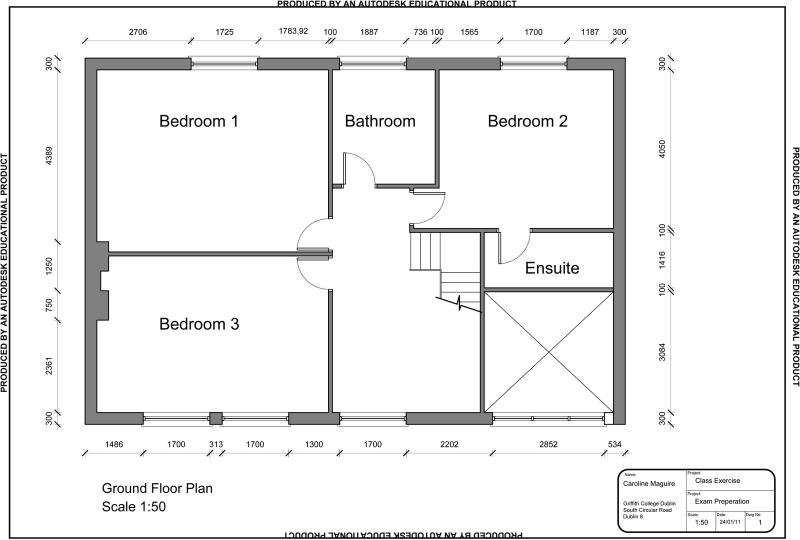
#> input picture floor_plans/ground_floor_plan_2/source_drawing.jpg, 1600 x 1079 px, found by its file name (shown at 1/2 size)
$ python dimension_sheet.py
#> lines starting #> are read from the running program, lines starting #| are printed output that depends on the picture; after the words box and inside, x2 and y2 are one past the last pixel; in counts of white or black regions, pixels touching at a corner belong together
"""Ground Floor Plan (Griffith College Dublin class exercise, scale 1:50) -> GeoPackage.

Source: source_drawing.jpg (1600 x 1079 px, orthographic CAD export, no skew).
Method: PROMPT_floor_plan_to_cad_gis.md (Phases 0-9).

Units: metres, origin = outer south-west corner of the building, Y up, no CRS.
Calibration: stroke-centre pixel positions of the labelled outer faces
  x: px 170 -> 0.000 m, px 1250 -> 13.790 m   => 78.32 px/m
  y: py 848 -> 0.000 m, py 116  -> 9.350 m    => 78.30 px/m
Every value below is tagged  L = from a dimension label,  P = measured in pixels.

Run:  python build_geopackage.py   (writes ground_floor_plan.gpkg + previews)
"""
import math
import sqlite3
import warnings
from pathlib import Path

import geopandas as gpd
import numpy as np
from PIL import Image
from shapely.geometry import LineString, Point, Polygon, box
from shapely.ops import unary_union

HERE = Path(__file__).parent
SRC = HERE / "source_drawing.jpg"
GPKG = HERE / "ground_floor_plan.gpkg"
warnings.filterwarnings("ignore", message=".*crs.*")

SX, X0 = 78.32, 170.0
SY, Y0 = 78.30, 848.0


def m(px, py):
    """pixel -> metres"""
    return ((px - X0) / SX, (Y0 - py) / SY)


def mx(px):
    return (px - X0) / SX


def my(py):
    return (Y0 - py) / SY


def rect(x0, y0, x1, y1):
    return [(x0, y0), (x1, y0), (x1, y1), (x0, y1)]


# --------------------------------------------------------------------------- #
# Key coordinates (metres)
# --------------------------------------------------------------------------- #
W, H = 13.790, 9.350            # L  overall: top string sum 13789.92, left/right strings 9350
T = 0.300                       # L  external wall thickness (300 on every string)
XI0, XI1, YI0, YI1 = T, 13.490, T, 9.050   # L  inner faces of external walls
P1 = (6.215, 6.315)             # L  wall B1/B3 | hall   (2706+1725+1783.92 ; +100)
P_BATH_E = (8.938, 9.038)       # L  wall bathroom | bedroom 2 (… +736 ; +100)
P_B13 = (4.30, 4.40)            # P  partition bedroom 1 | bedroom 3 (py 504..511, 100 thick per internal walls)
P_BATH_S = (6.04, 6.135)        # P  bathroom south wall (py 368..375)
P_B2_W = (8.31, 8.39)           # P  short wall with bedroom-2 door (px 821..827)
P_B2_S = (4.90, 5.00)           # L  right string 4050 / 100
P_W3 = (10.10, 10.20)           # P  wall stair | ensuite/void (px 961..967)
P_ENS_S = (3.384, 3.484)        # L  right string 1416 / 100 / 3084

# chimney breast on west wall
CB_TOP, CB_MID, CB_STEP, CB_BOT = 4.661, 3.902, 3.411, 2.661   # L,P,L,L  (4389/1250/750/2361)
CB_FACE, CB_RECESS = 0.594, 0.402                              # P  (px 216.5 / 201.5)

# --------------------------------------------------------------------------- #
# Spaces (inside faces)
# --------------------------------------------------------------------------- #
ROOMS = {
    "Bedroom 1": ("Bedroom", [(CB_FACE, P_B13[1]), (P1[0], P_B13[1]), (P1[0], YI1), (XI0, YI1),
                              (XI0, CB_TOP), (CB_FACE, CB_TOP)]),
    "Bedroom 3": ("Bedroom", [(XI0, YI0), (P1[0], YI0), (P1[0], P_B13[0]), (CB_FACE, P_B13[0]),
                              (CB_FACE, CB_MID), (CB_RECESS, CB_MID), (CB_RECESS, CB_STEP),
                              (CB_FACE, CB_STEP), (CB_FACE, CB_BOT), (XI0, CB_BOT)]),
    "Bathroom": ("Bathroom", rect(P1[1], P_BATH_S[1], P_BATH_E[0], YI1)),
    "Bedroom 2": ("Bedroom", [(P_B2_W[1], P_B2_S[1]), (XI1, P_B2_S[1]), (XI1, YI1), (P_BATH_E[1], YI1),
                              (P_BATH_E[1], P_BATH_S[0]), (P_B2_W[1], P_BATH_S[0])]),
    "Ensuite": ("Ensuite", rect(P_W3[1], P_ENS_S[1], XI1, P_B2_S[0])),
    # unlabelled spaces: named by what is drawn, not by assumed use
    "Hall / landing (unlabelled)": ("Circulation", [(P1[1], YI0), (P_W3[0], YI0), (P_W3[0], P_B2_S[0]),
                                                    (P_B2_W[0], P_B2_S[0]), (P_B2_W[0], P_BATH_S[0]),
                                                    (P1[1], P_BATH_S[0])]),
    "Cross-marked area (unlabelled)": ("Unlabelled (cross-marked)", rect(P_W3[1], YI0, XI1, P_ENS_S[0])),
}
LABELLED = {"Bedroom 1", "Bedroom 2", "Bedroom 3", "Bathroom", "Ensuite"}

CHIMNEY = Polygon([(XI0, CB_TOP), (CB_FACE, CB_TOP), (CB_FACE, CB_MID), (CB_RECESS, CB_MID),
                   (CB_RECESS, CB_STEP), (CB_FACE, CB_STEP), (CB_FACE, CB_BOT), (XI0, CB_BOT)])

# SE corner: unfilled square in the external wall (534 = square + 300 wall)
POST = box(13.253, 0.0, XI1, T)   # L (13253) + P (px 1208..1227, py 825..848)

# --------------------------------------------------------------------------- #
# Doors: (id, room, hinge, closed_end, swing +1 CCW / -1 CW)  - all P (arcs traced)
# --------------------------------------------------------------------------- #
DOORS = [
    ("D1", "Bedroom 1", (P1[0], 4.45), (P1[0], 5.25), +1),                 # leaf along partition, swings into B1
    ("D2", "Bedroom 3", (P1[0], 4.25), (P1[0], 3.45), -1),                 # mirror of D1, swings into B3
    ("D3", "Bathroom", (6.60, P_BATH_S[0]), (7.41, P_BATH_S[0]), +1),      # leaf up into bathroom
    ("D4", "Bedroom 2", (P_B2_W[1], 5.90), (P_B2_W[1], 5.10), +1),         # leaf east into B2 alcove
    ("D5", "Ensuite", (10.60, P_B2_S[0]), (11.39, P_B2_S[0]), -1),         # leaf down into ensuite
]

# --------------------------------------------------------------------------- #
# Windows: (id, wall, x0, x1, source)  top wall y 9.05..9.35, bottom wall y 0..0.30
# --------------------------------------------------------------------------- #
WINDOWS = [
    ("W1", "N", 2.706, 4.431, "L"),
    ("W2", "N", 6.52, 8.202, "P start (unlabelled) + L end"),
    ("W3", "N", 10.603, 12.303, "L"),
    ("W4", "S", 1.486, 3.186, "L"),
    ("W5", "S", 3.499, 5.199, "L"),
    ("W6", "S", 6.499, 8.199, "L"),
    ("W7", "S", 10.401, 13.253, "L"),
]
SILLS = {"W1": (mx(377), mx(519)), "W2": (mx(674), mx(816)), "W3": (mx(995), mx(1137)),
         "W4": (mx(282), mx(424)), "W5": (mx(440), mx(581)), "W6": (mx(675), mx(816)),
         "W7": (mx(981), mx(1212))}                                        # P rows 112 / 852
GLAZING_Y = {"N": (my(124), my(127)), "S": (my(833), my(836))}            # P
SILL_Y = {"N": my(112), "S": my(852)}                                     # P
MULLIONS = [(mx(1063), mx(1066)), (mx(1136), mx(1139))]                   # P  in W7

# --------------------------------------------------------------------------- #
# Stairs (P, traced from px)
# --------------------------------------------------------------------------- #
STAIR_LINES = [
    ("outline", [m(820, 465), m(820, 539.5), m(881, 539.5), m(881, 595)]),
    *[("tread", [m(x, 465), m(x, 538)]) for x in (841.7, 860.7, 880)],
    *[("tread", [m(882, y), m(960, y)]) for y in (545, 565, 584)],
    ("tread", [m(923, 604), m(960, 604)]),
    ("break line", [m(871.7, 594), m(916.7, 606.7), m(918.3, 591.7), m(921.7, 618.3), m(963.3, 624)]),
]
VOID_CROSS = [[(P_W3[1], P_ENS_S[0]), (XI1, YI0)], [(P_W3[1], YI0), (XI1, P_ENS_S[0])]]

# --------------------------------------------------------------------------- #
# Dimension strings (all L, cumulative from the labels); line offsets P
# --------------------------------------------------------------------------- #
DIMS = {
    "top": (my(81), "x", ["2706", "1725", "1783,92", "100", "1887", "736", "100", "1565", "1700", "1187", "300"]),
    "bottom": (my(906), "x", ["1486", "1700", "313", "1700", "1300", "1700", "2202", "2852", "534"]),
    "left": (mx(114.5), "y-down", ["300", "4389", "1250", "750", "2361", "300"]),
    "right": (mx(1341), "y-down", ["300", "4050", "100", "1416", "100", "3084", "300"]),
}

# --------------------------------------------------------------------------- #
# Text: (text, kind, approx px box, rotation)  - anchor/height measured from pixels
# --------------------------------------------------------------------------- #
TEXTS = [
    ("Bedroom 1", "room_label", (310, 225, 480, 262), 0), ("Bathroom", "room_label", (685, 225, 835, 262), 0),
    ("Bedroom 2", "room_label", (970, 225, 1140, 262), 0), ("Ensuite", "room_label", (1045, 520, 1165, 556), 0),
    ("Bedroom 3", "room_label", (310, 630, 480, 668), 0),
    ("Ground Floor Plan", "title", (200, 960, 430, 995), 0), ("Scale 1:50", "title", (200, 997, 335, 1032), 0),
    ("PRODUCED BY AN AUTODESK EDUCATIONAL PRODUCT", "watermark", (540, 0, 1045, 15), 0),
    ("PRODUCED BY AN AUTODESK EDUCATIONAL PRODUCT", "watermark", (550, 1062, 1055, 1079), 180),
    ("PRODUCED BY AN AUTODESK EDUCATIONAL PRODUCT", "watermark", (0, 300, 16, 800), 90),
    ("PRODUCED BY AN AUTODESK EDUCATIONAL PRODUCT", "watermark", (1582, 280, 1600, 790), 270),
    ("Name:", "title_block", (1246, 944, 1278, 954), 0), ("Caroline Maguire", "title_block", (1243, 957, 1355, 976), 0),
    ("Griffith College Dublin", "title_block", (1243, 999, 1360, 1012), 0),
    ("South Circular Road", "title_block", (1243, 1012, 1350, 1025), 0),
    ("Dublin 8", "title_block", (1243, 1025, 1295, 1038), 0),
    ("Project:", "title_block", (1376, 941, 1408, 951), 0), ("Class Exercise", "title_block", (1385, 952, 1485, 970), 0),
    ("Project:", "title_block", (1376, 983, 1408, 993), 0), ("Exam Preperation", "title_block", (1385, 994, 1505, 1012), 0),
    ("Scale:", "title_block", (1376, 1025, 1402, 1034), 0), ("1:50", "title_block", (1385, 1035, 1422, 1054), 0),
    ("Date:", "title_block", (1434, 1025, 1460, 1034), 0), ("24/01/11", "title_block", (1435, 1035, 1490, 1052), 0),
    ("Dwg No:", "title_block", (1492, 1025, 1528, 1034), 0), ("1", "title_block", (1510, 1035, 1528, 1054), 0),
]
DIM_TEXT_BOX = {   # approx px boxes of each dimension label, same order as DIMS
    "top": [(255, 52, 300, 73), (428, 52, 472, 73), (553, 50, 622, 72), (645, 52, 678, 73), (718, 52, 762, 73),
            (824, 52, 858, 73), (860, 52, 890, 73), (918, 52, 962, 73), (1046, 52, 1090, 73), (1160, 52, 1204, 73),
            (1222, 52, 1258, 73)],
    "bottom": [(205, 878, 250, 898), (330, 878, 375, 898), (415, 878, 450, 898), (490, 878, 535, 898),
               (606, 878, 652, 898), (725, 878, 770, 898), (878, 878, 922, 898), (1075, 878, 1120, 898),
               (1198, 878, 1234, 898)],
    "left": [(88, 112, 106, 146), (88, 300, 106, 348), (88, 522, 106, 572), (88, 592, 106, 628),
             (88, 742, 106, 792), (88, 818, 106, 854)],
    "right": [(1315, 110, 1334, 146), (1315, 272, 1334, 322), (1315, 442, 1334, 478), (1315, 498, 1334, 548),
              (1315, 560, 1334, 598), (1315, 678, 1334, 728), (1315, 818, 1334, 854)],
}

# Sheet frame and title block (P)
SHEET_LINES = [
    ("sheet border", [m(18.5, 13), m(1587.5, 13), m(1587.5, 1075.5), m(18.5, 1075.5), m(18.5, 13)]),
    ("title block divider", [m(1373, 938.5), m(1373, 1063.5)]),
    ("title block divider", [m(1373, 980.5), m(1549.5, 980.5)]),
    ("title block divider", [m(1373, 1022), m(1549.5, 1022)]),
    ("title block divider", [m(1431.5, 1022), m(1431.5, 1063.5)]),
    ("title block divider", [m(1490, 1022), m(1490, 1063.5)]),
]
TITLE_BLOCK_OUTLINE = box(*m(1235.5, 1063.5), *m(1549.5, 938.5))


# --------------------------------------------------------------------------- #
# Geometry helpers
# --------------------------------------------------------------------------- #
def door_band(h, e, depth=0.2):
    return LineString([h, e]).buffer(depth, cap_style="flat")


def window_poly(wall, x0, x1):
    return box(x0, YI1, x1, H) if wall == "N" else box(x0, 0.0, x1, YI0)


def text_anchor(img, bx, rot):
    x0, y0, x1, y1 = bx
    sub = img[y0:y1, x0:x1] < 120
    ys, xs = np.where(sub)
    if len(xs) == 0:
        raise ValueError(f"no text pixels in box {bx}")
    cx, cy = x0 + (xs.min() + xs.max()) / 2, y0 + (ys.min() + ys.max()) / 2
    size_px = (ys.max() - ys.min() + 1) if rot in (0, 180) else (xs.max() - xs.min() + 1)
    return m(cx, cy), size_px / SY


def owner_of(pt, polys):
    p = Point(pt)
    inside = [r for r, g in polys.items() if g.contains(p)]
    if inside:
        return min(inside, key=lambda r: polys[r].area)
    return ""


def lines(g):
    if g.is_empty:
        return []
    if g.geom_type in ("LineString", "LinearRing"):
        return [LineString(g.coords)]
    return [x for x in g.geoms if x.geom_type == "LineString"]


def polys(g):
    return [g] if g.geom_type == "Polygon" else list(g.geoms)


# --------------------------------------------------------------------------- #
# Build
# --------------------------------------------------------------------------- #
def build():
    img = np.asarray(Image.open(SRC).convert("L")).astype(int)
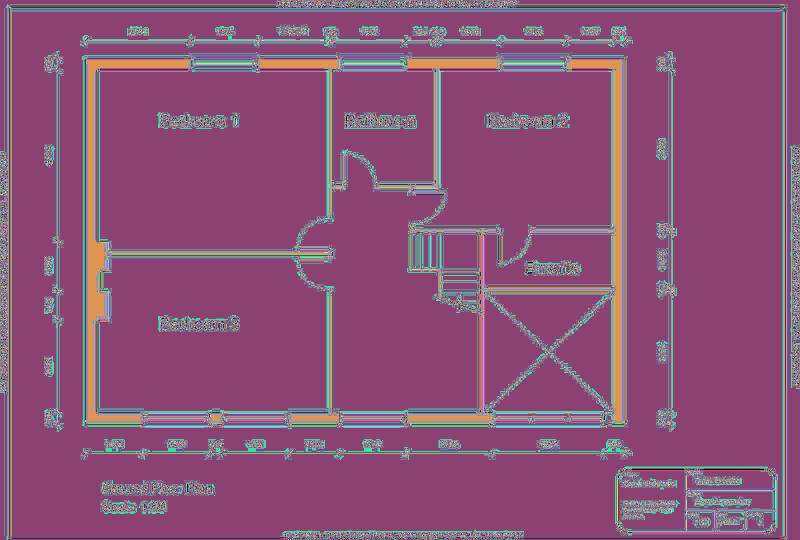
#> img: shape (1079, 1600) int64 (shown at 1/2 size); 256 distinct labels, from 0 to 255; one colour per label, 0 black
    room_geo = {r: Polygon(p) for r, (_, p) in ROOMS.items()}
    door_cuts = unary_union([door_band(h, e) for _, _, h, e, _ in DOORS])
    win_polys = {wid: window_poly(w, a, b) for wid, w, a, b, _ in WINDOWS}
    openings = unary_union([door_cuts, *win_polys.values(), POST])

    footprint = box(0, 0, W, H)
    poche = footprint.difference(unary_union(list(room_geo.values()))).difference(openings)
    walls_only = poche.difference(CHIMNEY)

    L = {k: [] for k in ("rooms", "wall_fill", "walls", "windows", "window_lines", "doors", "stairs",
                         "symbols", "dimensions", "annotations", "sheet")}

    # rooms
    for r, (rtype, _) in ROOMS.items():
        g = room_geo[r]
        L["rooms"].append(dict(room_id=r, name=r if r in LABELLED else "", room_type=rtype,
                               area_calc_m2=round(g.area, 2), labels="", status="VERIFIED"
                               if r in LABELLED else "VERIFIED (use not labelled)", geometry=g))
    # wall fill
    for p in polys(walls_only):
        L["wall_fill"].append(dict(element="wall", room_id="", area_m2=round(p.area, 3), geometry=p))
    L["wall_fill"].append(dict(element="chimney breast", room_id="Bedroom 3", area_m2=round(CHIMNEY.area, 3),
                               geometry=CHIMNEY))
    # wall lines: outer face + inner faces, openings removed
    for ln in lines(footprint.exterior.difference(openings)):
        L["walls"].append(dict(part="outer face", room_id="", geometry=ln))
    for r, g in room_geo.items():
        for ln in lines(g.exterior.difference(openings)):
            L["walls"].append(dict(part="inner face", room_id=r, geometry=ln))
    for ln in lines(POST.exterior):
        L["walls"].append(dict(part="unfilled post outline", room_id="", geometry=ln))

    # windows
    for wid, wall, a, b, src in WINDOWS:
        g = win_polys[wid]
        rid = owner_of((0.5 * (a + b), YI1 - 0.2 if wall == "N" else YI0 + 0.2), room_geo)
        L["windows"].append(dict(window_id=wid, wall=wall, part="opening", width_m=round(b - a, 3),
                                 room_id=rid, source=src, geometry=g))
        for gy in GLAZING_Y[wall]:
            L["window_lines"].append(dict(window_id=wid, part="glazing", geometry=LineString([(a, gy), (b, gy)])))
        s0, s1 = SILLS[wid]
        face = H if wall == "N" else 0.0
        L["window_lines"].append(dict(window_id=wid, part="sill", geometry=LineString(
            [(s0, face), (s0, SILL_Y[wall]), (s1, SILL_Y[wall]), (s1, face)])))
    for a, b in MULLIONS:
        L["windows"].append(dict(window_id="W7", wall="S", part="mullion", width_m=round(b - a, 3),
                                 room_id="Cross-marked area (unlabelled)", source="P",
                                 geometry=box(a, GLAZING_Y["S"][1] - 0.03, b, GLAZING_Y["S"][0] + 0.03)))
    L["windows"].append(dict(window_id="POST-SE", wall="S", part="unfilled square (purpose not stated)",
                             width_m=round(POST.bounds[2] - POST.bounds[0], 3), room_id="", source="L+P",
                             geometry=POST))

    # doors
    for did, rid, (hx, hy), (ex, ey), side in DOORS:
        vx, vy = ex - hx, ey - hy
        r = math.hypot(vx, vy)
        lx, ly = (-vy, vx) if side > 0 else (vy, -vx)
        L["doors"].append(dict(door_id=did, room_id=rid, part="leaf", width_m=round(r, 2),
                               geometry=LineString([(hx, hy), (hx + lx, hy + ly)])))
        a0, a1 = math.atan2(vy, vx), math.atan2(ly, lx)
        if side < 0:
            a0, a1 = a1, a0
        if a1 < a0:
            a1 += 2 * math.pi
        arc = [(hx + r * math.cos(t), hy + r * math.sin(t)) for t in np.linspace(a0, a1, 32)]
        L["doors"].append(dict(door_id=did, room_id=rid, part="swing arc", width_m=round(r, 2),
                               geometry=LineString(arc)))

    # stairs + symbols
    for part, pts in STAIR_LINES:
        L["stairs"].append(dict(part=part, room_id="Hall / landing (unlabelled)", geometry=LineString(pts)))
    for pts in VOID_CROSS:
        L["symbols"].append(dict(symbol="cross (diagonals)", room_id="Cross-marked area (unlabelled)",
                                 geometry=LineString(pts)))

    # dimensions: segments from labels; text anchors measured
    for name, (off, axis, vals) in DIMS.items():
        pos = 0.0 if axis == "x" else H
        for v, bx in zip(vals, DIM_TEXT_BOX[name]):
            mm = float(v.replace(",", "."))
            nxt = pos + mm / 1000 if axis == "x" else pos - mm / 1000
            seg = LineString([(pos, off), (nxt, off)]) if axis == "x" else LineString([(off, pos), (off, nxt)])
            L["dimensions"].append(dict(string=name, value_text=v, value_mm=mm, geometry=seg))
            (tx, ty), hgt = text_anchor(img, bx, 0 if axis == "x" else 90)
            L["annotations"].append(dict(text=v, kind="dimension", rotation=0 if axis == "x" else 90,
                                         height_m=round(hgt, 3), room_id="", dim_string=name,
                                         geometry=Point(tx, ty)))
            pos = nxt
#> this loop made 4 passes
#> pass 1, in text_anchor, `sub = img[y0:y1, x0:x1] < 120`:
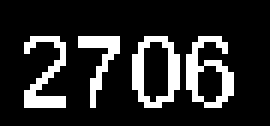
#> sub: shape (21, 45) bool (shown 6 times larger); 16.4% white in thin lines or dots, all inside (x1, y1, x2, y2) = (4, 6, 39, 18)
#> pass 1, in text_anchor (call 3), `sub = img[y0:y1, x0:x1] < 120`:
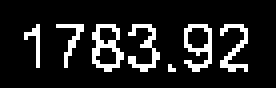
#> sub: shape (22, 69) bool (shown 4 times larger); 12.8% white in thin lines or dots, all inside (x1, y1, x2, y2) = (6, 6, 62, 18)
#> pass 1, in text_anchor (call 4), `sub = img[y0:y1, x0:x1] < 120`:
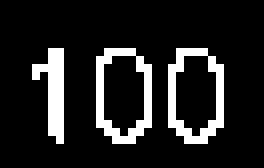
#> sub: shape (21, 33) bool (shown 8 times larger); 13.3% white in thin lines or dots, all inside (x1, y1, x2, y2) = (4, 6, 28, 18)

    for text, kind, bx, rot in TEXTS:
        (tx, ty), hgt = text_anchor(img, bx, rot)
        rid = owner_of((tx, ty), room_geo) if kind == "room_label" else ""
        L["annotations"].append(dict(text=text, kind=kind, rotation=rot, height_m=round(hgt, 3),
                                     room_id=rid, dim_string="", geometry=Point(tx, ty)))
        if rid:
            for row in L["rooms"]:
                if row["room_id"] == rid:
                    row["labels"] = text
#> this loop made 26 passes
#> (text, kind, rot, x0 in text_anchor, y0 in text_anchor, x1 in text_anchor, y1 in text_anchor, cx in text_anchor) on passes 6, 7, 12, 13, 14, 15, 16, 17, 18: ('Ground Floor Plan', 'title', 0, 200, 960, 430, 995, 314), ('Scale 1:50', 'title', 0, 200, 997, 335, 1032, 267.5), ('Name:', 'title_block', 0, 1246, 944, 1278, 954, 1259.5), ('Caroline Maguire', 'title_block', 0, 1243, 957, 1355, 976, 1297.5), ('Griffith College Dublin', 'title_block', 0, 1243, 999, 1360, 1012, 1298.5), ('South Circular Road', 'title_block', 0, 1243, 1012, 1350, 1025, 1294.5), ('Dublin 8', 'title_block', 0, 1243, 1025, 1295, 1038, 1265.5), ('Project:', 'title_block', 0, 1376, 941, 1408, 951, 1387.5), ('Class Exercise', 'title_block', 0, 1385, 952, 1485, 970, 1435)
#> (text, kind, rot, x0 in text_anchor, y0 in text_anchor, x1 in text_anchor, y1 in text_anchor, cx in text_anchor) on passes 1 to 5: ('Bedroom 1', 'room_label', 0, 310, 225, 480, 262, 396.5), ('Bathroom', 'room_label', 0, 685, 225, 835, 262, 760.5), ('Bedroom 2', 'room_label', 0, 970, 225, 1140, 262, 1055.5), ('Ensuite', 'room_label', 0, 1045, 520, 1165, 556, 1105), ('Bedroom 3', 'room_label', 0, 310, 630, 480, 668, 399)
#> pass 1, in text_anchor (call 34), `sub = img[y0:y1, x0:x1] < 120`:
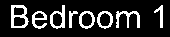
#> sub: shape (37, 170) bool; 16.8% white; 8 white regions, largest, box (x1, y1, x2, y2) and area: (11, 5, 29, 28) 207, (116, 11, 140, 28) 169, (50, 5, 65, 29) 155
#> pass 2, in text_anchor (call 35), `sub = img[y0:y1, x0:x1] < 120`:
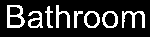
#> sub: shape (37, 150) bool; 18.7% white; 8 white regions, largest, box (x1, y1, x2, y2) and area: (7, 5, 25, 28) 210, (122, 11, 145, 28) 172, (56, 5, 70, 28) 134
#> pass 3, in text_anchor (call 36), `sub = img[y0:y1, x0:x1] < 120`:
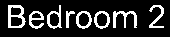
#> sub: shape (37, 170) bool; 17.2% white in thin lines or dots, all inside (x1, y1, x2, y2) = (8, 5, 164, 29)
#> after the loop, row = 7 items

    for part, pts in SHEET_LINES:
        L["sheet"].append(dict(part=part, geometry=LineString(pts)))
    tb = TITLE_BLOCK_OUTLINE.buffer(-0.22, join_style="round").buffer(0.22, join_style="round")
    L["sheet"].append(dict(part="title block outline", geometry=LineString(tb.exterior.coords)))

    if GPKG.exists():
        GPKG.unlink()
    for name, rows in L.items():
        gpd.GeoDataFrame(rows, geometry="geometry", crs=None).to_file(
            GPKG, layer=name, driver="GPKG", mode="w" if name == "rooms" else "a")
    add_styles()
    return L


# --------------------------------------------------------------------------- #
# QGIS default styles (layer_styles table)
# --------------------------------------------------------------------------- #
# [14 lines left out: functions _line, _fill, not called in this run]


ANNO = ('<qgis version="3.28"><renderer-v2 type="nullSymbol"/><labeling type="simple"><settings calloutType="simple">'
        '<text-style fieldName="text" fontSize="0.2" fontSizeUnit="MapUnit" textColor="0,0,0,255"/>'
        '<placement placement="1" quadOffset="4"/><rendering obstacle="0" displayAll="1" upsidedownLabels="2"/>'
        '<dd_properties><Option type="Map"><Option name="properties" type="Map">'
        '<Option name="Size" type="Map"><Option name="active" value="true" type="bool"/>'
        '<Option name="expression" value="&quot;height_m&quot; * 1.35" type="QString"/><Option name="type" value="3" type="int"/></Option>'
        '<Option name="LabelRotation" type="Map"><Option name="active" value="true" type="bool"/>'
        '<Option name="expression" value="-&quot;rotation&quot;" type="QString"/><Option name="type" value="3" type="int"/></Option>'
        '</Option></Option></dd_properties></settings></labeling></qgis>')


# [17 lines left out: function add_styles, not called in this run]


if __name__ == "__main__":
#> (the run stopped early here; a loop or call above may not have finished)
